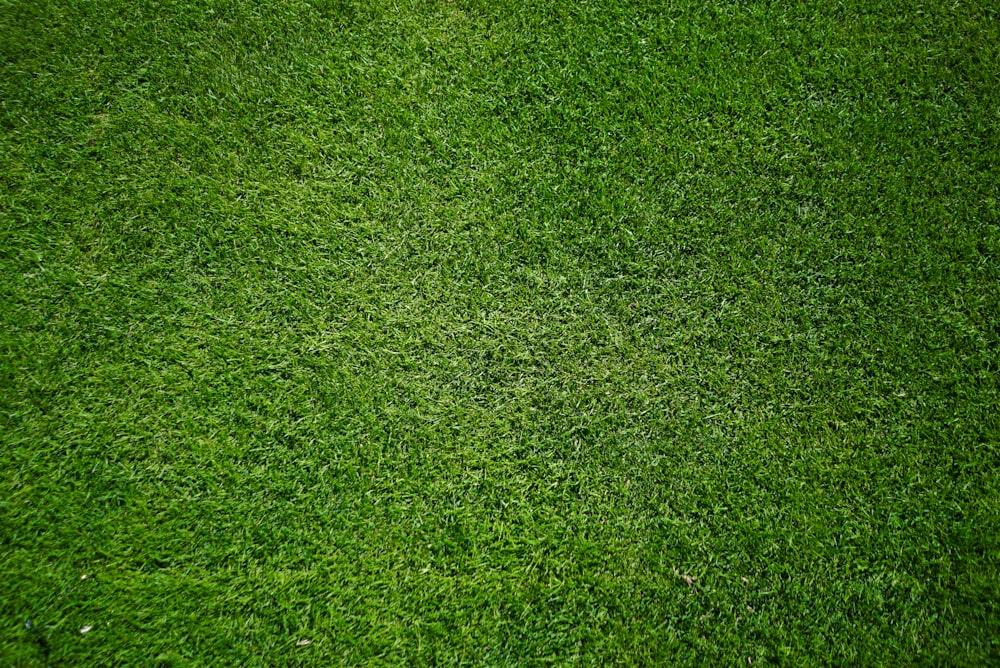
#> input picture Machine Learning and Pattern Recognition/downloaded_images_grass/image_0.jpeg, 1000 x 668 px; its folder holds only this picture in this run
$ jupyter execute --allow-errors MLPR25_exercise_Hellberg_Emil.ipynb   (older library calls are emulated)
#> lines starting #> are read from the running program, lines starting #| are printed output that depends on the picture
[cell 1]
import os
import requests
from PIL import Image
from io import BytesIO

import pandas as pd
import numpy as np
import csv
import pickle
import seaborn as sns
import matplotlib.pyplot as plt
from collections import Counter

from skimage.feature import graycomatrix, graycoprops
from sklearn.preprocessing import StandardScaler
from sklearn.decomposition import PCA
from sklearn.model_selection import StratifiedKFold, GridSearchCV
from sklearn.linear_model import RidgeClassifier
from sklearn.ensemble import RandomForestClassifier
from sklearn.neural_network import MLPClassifier
from sklearn.metrics import accuracy_score, confusion_matrix

[cell 2]
# Define a directory to save images
SAVE_DIR = "downloaded_images_grass"
os.makedirs(SAVE_DIR, exist_ok=True)

# Read URLs from file
with open("grass.txt", "r") as file:
#> (reads Machine Learning and Pattern Recognition/grass.txt from the repository)
    urls = [line.strip() for line in file if line.strip()]

# Download and save images
#> (the rest of this cell did not finish here and is left out)

[cell 3]
# Define a directory to save images
SAVE_DIR = "downloaded_images_sand"
os.makedirs(SAVE_DIR, exist_ok=True)

# Read URLs from file
with open("sands.txt", "r") as file:
#> (reads Machine Learning and Pattern Recognition/sands.txt from the repository)
    urls = [line.strip() for line in file if line.strip()]

# Download and save images
#> (the rest of this cell did not finish here and is left out)

[cell 4]
# Define a directory to save images
SAVE_DIR = "downloaded_images_stairs"
os.makedirs(SAVE_DIR, exist_ok=True)

# Read URLs from file
with open("stairs.txt", "r") as file:
#> (reads Machine Learning and Pattern Recognition/stairs.txt from the repository)
    urls = [line.strip() for line in file if line.strip()]

# Download and save images
#> (the rest of this cell did not finish here and is left out)

[cell 5]
# Define input and output directories
input_dir = "./downloaded_images_grass"
output_dir = "./grass_cropped"  # Change this to save resized images

# Ensure output directory exists
os.makedirs(output_dir, exist_ok=True)

# Define the new size
# To make all images square shaped and for simplicity, i chose the size of 1000 x 1000 pixels
new_size = (1000, 1000)

# Loop through all files in the directory
for filename in os.listdir(input_dir):
    if filename.lower().endswith(('.png', '.jpg', '.jpeg', '.bmp', '.gif', '.webp')):  # Filter image files
        img_path = os.path.join(input_dir, filename)
        img = Image.open(img_path)
#> img is the input picture: PIL image 1000x668 RGB; mean R, G, B 65.5, 102.8, 30

        # Resize image
        img_resized = img.resize(new_size, Image.LANCZOS)
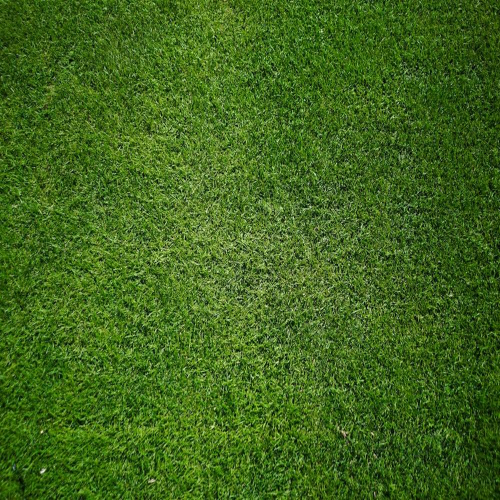
#> img_resized: PIL image 1000x1000 RGB (shown at 1/2 size); mean R, G, B 65.5, 102.8, 30.3

        # Save resized image
        output_path = os.path.join(output_dir, filename)
        img_resized.save(output_path)

print("All images resized successfully!")

[cell 6]
# Define input and output directories
input_dir = "./downloaded_images_sand"
output_dir = "./sand_cropped"  # Change this to save resized images

# Ensure output directory exists
os.makedirs(output_dir, exist_ok=True)

# Define the new size
# To make all images square shaped and for simplicity, i chose the size of 1000 x 1000 pixels
new_size = (1000, 1000)

# Loop through all files in the directory
for filename in os.listdir(input_dir):
    if filename.lower().endswith(('.png', '.jpg', '.jpeg', '.bmp', '.gif', '.webp')):  # Filter image files
        img_path = os.path.join(input_dir, filename)
        img = Image.open(img_path)

        # Resize image
        img_resized = img.resize(new_size, Image.LANCZOS)

        # Save resized image
        output_path = os.path.join(output_dir, filename)
        img_resized.save(output_path)

print("All images resized successfully!")

[cell 7]
# Define input and output directories
input_dir = "./downloaded_images_stairs"
output_dir = "./stairs_cropped"  # Change this to save resized images

# Ensure output directory exists
os.makedirs(output_dir, exist_ok=True)

# Define the new size
# To make all images square shaped and for simplicity, i chose the size of 1000 x 1000 pixels
new_size = (1000, 1000)

# Loop through all files in the directory
for filename in os.listdir(input_dir):
    if filename.lower().endswith(('.png', '.jpg', '.jpeg', '.bmp', '.gif', '.webp')):  # Filter image files
        img_path = os.path.join(input_dir, filename)
        img = Image.open(img_path)

        # Resize image
        img_resized = img.resize(new_size, Image.LANCZOS)

        # Save resized image
        output_path = os.path.join(output_dir, filename)
        img_resized.save(output_path)

print("All images resized successfully!")

[cell 8]
# Input and output directories
input_dir = "./grass_cropped"
output_dir = "./grass_grayscale"
os.makedirs(output_dir, exist_ok=True)

# Define quantization step size
num_levels = 8
step_size = 256 // num_levels

# Process all images
for filename in os.listdir(input_dir):
    if filename.lower().endswith(('.jpeg', '.png')):  # Adjust as needed
        img_path = os.path.join(input_dir, filename)

        # Open and convert to grayscale
        img = Image.open(img_path).convert("L")
        img_array = np.array(img)

        # Apply quantization: Scale values to range [0, 7]
        img_quantized = (img_array // step_size).astype(np.uint8)  # Keeps levels in [0,7]

        # Save the quantized grayscale image
        img_output = Image.fromarray((img_quantized * step_size).astype(np.uint8))  # Rescale for visualization
        img_output.save(os.path.join(output_dir, filename))

        print(f"Saved quantized image: {filename}")

print("All images processed and quantized!")

[cell 9]
# Input and output directories
input_dir = "./sand_cropped"
output_dir = "./sand_grayscale"
os.makedirs(output_dir, exist_ok=True)

# Define quantization step size
num_levels = 8
step_size = 256 // num_levels

# Process all images
for filename in os.listdir(input_dir):
    if filename.lower().endswith(('.jpeg', '.png')):  # Adjust as needed
        img_path = os.path.join(input_dir, filename)

        # Open and convert to grayscale
        img = Image.open(img_path).convert("L")
        img_array = np.array(img)

        # Apply quantization: Scale values to range [0, 7]
        img_quantized = (img_array // step_size).astype(np.uint8)  # Keeps levels in [0,7]

        # Save the quantized grayscale image
        img_output = Image.fromarray((img_quantized * step_size).astype(np.uint8))  # Rescale for visualization
        img_output.save(os.path.join(output_dir, filename))

        print(f"Saved quantized image: {filename}")

print("All images processed and quantized!")

[cell 10]
# Input and output directories
input_dir = "./stairs_cropped"
output_dir = "./stairs_grayscale"
os.makedirs(output_dir, exist_ok=True)

# Define quantization step size
num_levels = 8
step_size = 256 // num_levels

# Process all images
for filename in os.listdir(input_dir):
    if filename.lower().endswith(('.jpeg', '.png')):  # Adjust as needed
        img_path = os.path.join(input_dir, filename)

        # Open and convert to grayscale
        img = Image.open(img_path).convert("L")
        img_array = np.array(img)

        # Apply quantization: Scale values to range [0, 7]
        img_quantized = (img_array // step_size).astype(np.uint8)  # Keeps levels in [0,7]

        # Save the quantized grayscale image
        img_output = Image.fromarray((img_quantized * step_size).astype(np.uint8))  # Rescale for visualization
        img_output.save(os.path.join(output_dir, filename))

        print(f"Saved quantized image: {filename}")

print("All images processed and quantized!")

[cell 11]
# Define the directory containing resized images
resized_dir = "./grass_cropped"
output_csv = "grass_color_statistics.csv"

# List to store statistics
data = [["Filename", "Mean_R", "Mean_G", "Mean_B", "Variance_R", "Variance_G", "Variance_B"]]

# Process each image
for filename in os.listdir(resized_dir):
    if filename.lower().endswith(('.png', '.jpg', '.jpeg', '.bmp', '.gif', '.webp')):
        img_path = os.path.join(resized_dir, filename)

        # Open image and convert to NumPy array
        img = Image.open(img_path).convert("RGB")
        img_array = np.array(img)  # Shape: (height, width, 3)

        # Extract color channels
        R = img_array[:, :, 0]
        G = img_array[:, :, 1]
        B = img_array[:, :, 2]

        # Compute mean and variance for each channel
        mean_R, mean_G, mean_B = np.mean(R), np.mean(G), np.mean(B)
        var_R, var_G, var_B = np.var(R), np.var(G), np.var(B)

        # Store the results
        data.append([filename, mean_R, mean_G, mean_B, var_R, var_G, var_B])

        # Display results
        print(f"{filename}: Mean (R,G,B) = ({mean_R:.2f}, {mean_G:.2f}, {mean_B:.2f}) | "
              f"Variance (R,G,B) = ({var_R:.2f}, {var_G:.2f}, {var_B:.2f})")

# Save statistics to a CSV file
with open(output_csv, "w", newline="") as file:
    writer = csv.writer(file)
    writer.writerows(data)

print(f"Statistics saved to {output_csv}")

[cell 12]
# Define the directory containing resized images
resized_dir = "./sand_cropped"
output_csv = "sand_color_statistics.csv"

# List to store statistics
data = [["Filename", "Mean_R", "Mean_G", "Mean_B", "Variance_R", "Variance_G", "Variance_B"]]

# Process each image
for filename in os.listdir(resized_dir):
    if filename.lower().endswith(('.png', '.jpg', '.jpeg', '.bmp', '.gif', '.webp')):
        img_path = os.path.join(resized_dir, filename)

        # Open image and convert to NumPy array
        img = Image.open(img_path).convert("RGB")
        img_array = np.array(img)  # Shape: (height, width, 3)

        # Extract color channels
        R = img_array[:, :, 0]
        G = img_array[:, :, 1]
        B = img_array[:, :, 2]

        # Compute mean and variance for each channel
        mean_R, mean_G, mean_B = np.mean(R), np.mean(G), np.mean(B)
        var_R, var_G, var_B = np.var(R), np.var(G), np.var(B)

        # Store the results
        data.append([filename, mean_R, mean_G, mean_B, var_R, var_G, var_B])

        # Display results
        print(f"{filename}: Mean (R,G,B) = ({mean_R:.2f}, {mean_G:.2f}, {mean_B:.2f}) | "
              f"Variance (R,G,B) = ({var_R:.2f}, {var_G:.2f}, {var_B:.2f})")

# Save statistics to a CSV file
with open(output_csv, "w", newline="") as file:
    writer = csv.writer(file)
    writer.writerows(data)

print(f"Statistics saved to {output_csv}")

[cell 13]
# Define the directory containing resized images
resized_dir = "./stairs_cropped"  # Change this to your directory
output_csv = "stairs_color_statistics.csv"  # File to save statistics

# List to store statistics
data = [["Filename", "Mean_R", "Mean_G", "Mean_B", "Variance_R", "Variance_G", "Variance_B"]]

# Process each image
for filename in os.listdir(resized_dir):
    if filename.lower().endswith(('.png', '.jpg', '.jpeg', '.bmp', '.gif', '.webp')):
        img_path = os.path.join(resized_dir, filename)

        # Open image and convert to NumPy array
        img = Image.open(img_path).convert("RGB")
        img_array = np.array(img)  # Shape: (height, width, 3)

        # Extract color channels
        R = img_array[:, :, 0]
        G = img_array[:, :, 1]
        B = img_array[:, :, 2]

        # Compute mean and variance for each channel
        mean_R, mean_G, mean_B = np.mean(R), np.mean(G), np.mean(B)
        var_R, var_G, var_B = np.var(R), np.var(G), np.var(B)

        # Store the results
        data.append([filename, mean_R, mean_G, mean_B, var_R, var_G, var_B])

        # Display results
        print(f"{filename}: Mean (R,G,B) = ({mean_R:.2f}, {mean_G:.2f}, {mean_B:.2f}) | "
              f"Variance (R,G,B) = ({var_R:.2f}, {var_G:.2f}, {var_B:.2f})")

# Save statistics to a CSV file
with open(output_csv, "w", newline="") as file:
    writer = csv.writer(file)
    writer.writerows(data)

print(f"Statistics saved to {output_csv}")

[cell 14]
# Define input and output directories
input_dir = "./grass_grayscale"
output_dir = "./grass_glcm"
os.makedirs(output_dir, exist_ok=True)

# Define quantization parameters
num_levels = 8
step_size = 256 // num_levels

# Define (dx, dy) offsets for GLCM computation
offsets = [(5, 0), (0, 5), (50, 0), (0, 50)]

# Dictionary to store correlation values for all images
correlation_features = {}

# Process all images
for filename in os.listdir(input_dir):
    if filename.lower().endswith(('.jpeg')):
        image_path = os.path.join(input_dir, filename)

        # Load and convert image to grayscale
        img = Image.open(image_path).convert("L")
        img_array = np.array(img)

        # Apply correct quantization
        quantized_img = np.clip(img_array // step_size, 0, 7).astype(np.uint8)

        # Compute correlation for each offset
        correlations = {}
        for dx, dy in offsets:
            glcm = graycomatrix(quantized_img, distances=[1], angles=[np.arctan2(dy, dx)],
                                levels=8, symmetric=True, normed=True)
            correlation = graycoprops(glcm, 'correlation')[0, 0]
            correlations[(dx, dy)] = correlation

        # Save the correlation features
        correlation_features[filename] = correlations

        print(f"Processed {filename} - Correlation: {correlations}")

# Save as a pickle file
output_path = os.path.join(output_dir, "correlation_features.pkl")
with open(output_path, "wb") as f:
    pickle.dump(correlation_features, f)

print("All correlation features saved successfully!")

[cell 15]
# Define input and output directories
input_dir = "./sand_grayscale"
output_dir = "./sand_glcm"
os.makedirs(output_dir, exist_ok=True)

# Define quantization parameters
num_levels = 8
step_size = 256 // num_levels

# Define (dx, dy) offsets for GLCM computation
offsets = [(5, 0), (0, 5), (50, 0), (0, 50)]

# Dictionary to store correlation values for all images
correlation_features = {}

# Process all images
for filename in os.listdir(input_dir):
    if filename.lower().endswith(('.jpeg')):
        image_path = os.path.join(input_dir, filename)

        # Load and convert image to grayscale
        img = Image.open(image_path).convert("L")
        img_array = np.array(img)

        # Apply correct quantization
        quantized_img = np.clip(img_array // step_size, 0, 7).astype(np.uint8)

        # Compute correlation for each offset
        correlations = {}
        for dx, dy in offsets:
            glcm = graycomatrix(quantized_img, distances=[1], angles=[np.arctan2(dy, dx)],
                                levels=8, symmetric=True, normed=True)
            correlation = graycoprops(glcm, 'correlation')[0, 0]
            correlations[(dx, dy)] = correlation

        # Save the correlation features
        correlation_features[filename] = correlations

        print(f"Processed {filename} - Correlation: {correlations}")

# Save as a pickle file
output_path = os.path.join(output_dir, "correlation_features.pkl")
with open(output_path, "wb") as f:
    pickle.dump(correlation_features, f)

print("All correlation features saved successfully!")

[cell 16]
# Define input and output directories
input_dir = "./stairs_grayscale"
output_dir = "./stairs_glcm"
os.makedirs(output_dir, exist_ok=True)

# Define quantization parameters
num_levels = 8
step_size = 256 // num_levels

# Define (dx, dy) offsets for GLCM computation
offsets = [(5, 0), (0, 5), (50, 0), (0, 50)]

# Dictionary to store correlation values for all images
correlation_features = {}

# Process all images
for filename in os.listdir(input_dir):
    if filename.lower().endswith(('.jpeg')):
        image_path = os.path.join(input_dir, filename)

        # Load and convert image to grayscale
        img = Image.open(image_path).convert("L")
        img_array = np.array(img)

        # Apply correct quantization
        quantized_img = np.clip(img_array // step_size, 0, 7).astype(np.uint8)

        # Compute correlation for each offset
        correlations = {}
        for dx, dy in offsets:
            glcm = graycomatrix(quantized_img, distances=[1], angles=[np.arctan2(dy, dx)],
                                levels=8, symmetric=True, normed=True)
            correlation = graycoprops(glcm, 'correlation')[0, 0]
            correlations[(dx, dy)] = correlation

        # Save the correlation features
        correlation_features[filename] = correlations

        print(f"Processed {filename} - Correlation: {correlations}")

# Save as a pickle file
output_path = os.path.join(output_dir, "correlation_features.pkl")
with open(output_path, "wb") as f:
    pickle.dump(correlation_features, f)

print("All correlation features saved successfully!")

[cell 17]
# Define file paths
color_stats_csv = "./grass_color_statistics.csv"  # CSV with mean & variance
glcm_pkl = "./grass_correlation_features.pkl"           # Single pickle file with GLCM correlation features
output_csv_path = "grass_standardized_features.csv"

# Load color statistics from CSV
df_color = pd.read_csv(color_stats_csv)
#> (reads Machine Learning and Pattern Recognition/grass_color_statistics.csv from the repository)
df_color.set_index("Filename", inplace=True)

# Load the GLCM correlation features from a single pickle file
with open(glcm_pkl, "rb") as f:
    glcm_data = pickle.load(f)

# Convert GLCM dictionary to a DataFrame
df_glcm = pd.DataFrame.from_dict(glcm_data, orient="index")

# Rename columns to include offsets
df_glcm.columns = [f"corr_{dx}_{dy}" for dx, dy in df_glcm.columns]

# Merge color statistics with GLCM correlation features
df_combined = df_color.join(df_glcm, how="inner")

# Standardize using Z-score normalization (excluding the index column)
scaler = StandardScaler()
df_combined_standardized = pd.DataFrame(
    scaler.fit_transform(df_combined),
    index=df_combined.index,
    columns=df_combined.columns
)

# Reset index so image names are included in the CSV
df_combined_standardized.reset_index(inplace=True)

# Save to CSV
df_combined_standardized.to_csv(output_csv_path, index=False)
print(f"Standardized features saved to {output_csv_path}")

[cell 18]
# Define file paths
color_stats_csv = "./sand_color_statistics.csv"  # CSV with mean & variance
glcm_pkl = "./sand_correlation_features.pkl"           # Single pickle file with GLCM correlation features
output_csv_path = "sand_standardized_features.csv"

# Load color statistics from CSV
df_color = pd.read_csv(color_stats_csv)
df_color.set_index("Filename", inplace=True)

# Load the GLCM correlation features from a single pickle file
with open(glcm_pkl, "rb") as f:
    glcm_data = pickle.load(f)

# Convert GLCM dictionary to a DataFrame
df_glcm = pd.DataFrame.from_dict(glcm_data, orient="index")

# Rename columns to include offsets
df_glcm.columns = [f"corr_{dx}_{dy}" for dx, dy in df_glcm.columns]

# Merge color statistics with GLCM correlation features
df_combined = df_color.join(df_glcm, how="inner")

# Standardize using Z-score normalization (excluding the index column)
scaler = StandardScaler()
df_combined_standardized = pd.DataFrame(
    scaler.fit_transform(df_combined),
    index=df_combined.index,
    columns=df_combined.columns
)

# Reset index so image names are included in the CSV
df_combined_standardized.reset_index(inplace=True)

# Save to CSV
df_combined_standardized.to_csv(output_csv_path, index=False)
print(f"Standardized features saved to {output_csv_path}")

[cell 19]
# Define file paths
color_stats_csv = "./stairs_color_statistics.csv"  # CSV with mean & variance
glcm_pkl = "./stairs_correlation_features.pkl"           # Single pickle file with GLCM correlation features
output_csv_path = "stairs_standardized_features.csv"

# Load color statistics from CSV
df_color = pd.read_csv(color_stats_csv)
df_color.set_index("Filename", inplace=True)

# Load the GLCM correlation features from a single pickle file
with open(glcm_pkl, "rb") as f:
    glcm_data = pickle.load(f)

# Convert GLCM dictionary to a DataFrame
df_glcm = pd.DataFrame.from_dict(glcm_data, orient="index")

# Rename columns to include offsets
df_glcm.columns = [f"corr_{dx}_{dy}" for dx, dy in df_glcm.columns]

# Merge color statistics with GLCM correlation features
df_combined = df_color.join(df_glcm, how="inner")

# Standardize using Z-score normalization (excluding the index column)
scaler = StandardScaler()
df_combined_standardized = pd.DataFrame(
    scaler.fit_transform(df_combined),
    index=df_combined.index,
    columns=df_combined.columns
)

# Reset index so image names are included in the CSV
df_combined_standardized.reset_index(inplace=True)

# Save to CSV
df_combined_standardized.to_csv(output_csv_path, index=False)
print(f"Standardized features saved to {output_csv_path}")

[cell 20]
# Load standardized features from CSV files
df_grass = pd.read_csv("./grass_standardized_features.csv")
df_sand = pd.read_csv("./sand_standardized_features.csv")
df_stairs = pd.read_csv("./stairs_standardized_features.csv")

# Add a new column to indicate the class
df_grass["class"] = "grass"
df_sand["class"] = "sand"
df_stairs["class"] = "stairs"

# Combine all datasets into a single DataFrame
df_combined = pd.concat([df_grass, df_sand, df_stairs], ignore_index=True)

# Create pairplots without class coloring (showing linear dependence only)
sns.pairplot(df_combined.drop(columns=["class"]), diag_kind="hist", plot_kws={"alpha": 0.5})

# Show the pairplot
plt.show()
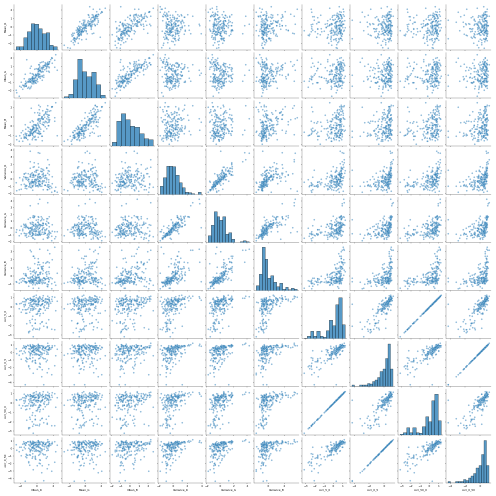
#> figure drawn by matplotlib, 100 panels

# Create histograms for each feature, colored by class (without KDE)
feature_columns = df_combined.columns[:-1]  # Exclude the 'class' column

feature_columns = feature_columns[1:]

fig, axes = plt.subplots(nrows=len(feature_columns), figsize=(8, len(feature_columns) * 3))
plt.suptitle("Histograms of Standardized Features by Class", fontsize=16)

# Loop through each feature and plot a histogram
for i, feature in enumerate(feature_columns):
    ax = axes[i]
    sns.histplot(data=df_combined, x=feature, hue="class", bins=30, alpha=0.5, ax=ax, kde=False)  # kde=False removes the line
    ax.set_title(f"Histogram of {feature}")

plt.tight_layout()
plt.show()
#> (the rest of the program and of its run is left out)
